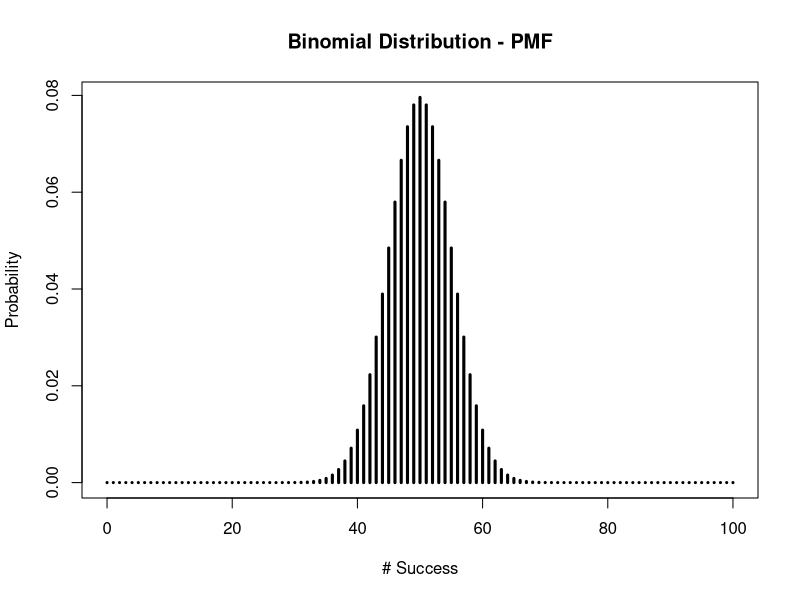
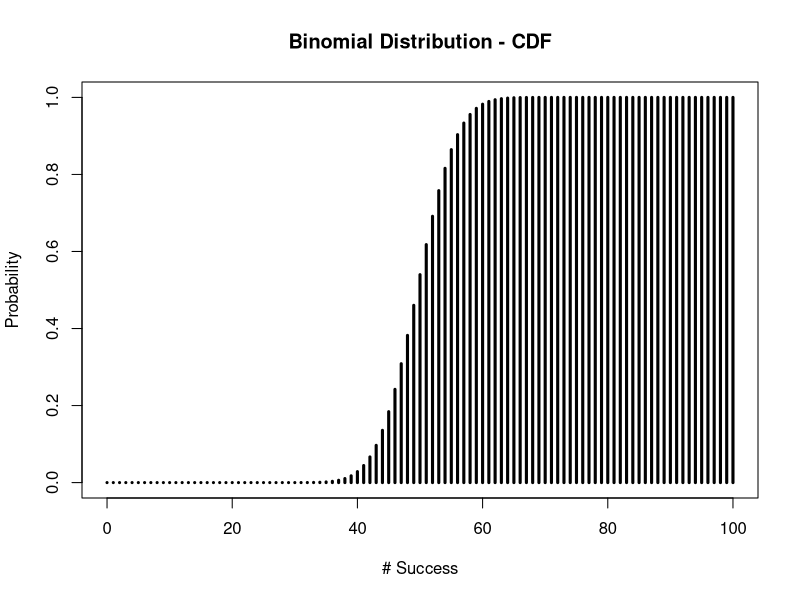
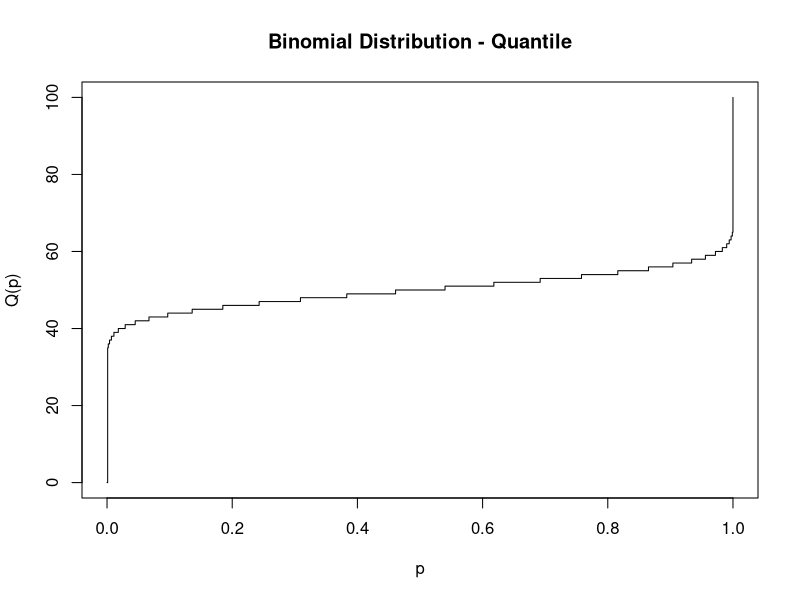

Reproduce these figures in R, in order.
## ---- chunk 1
knitr::opts_chunk$set(echo = TRUE)
## ---- chunk 2
coin <- c('head', 'tail')
num_flips <- 2
flips <- sample(coin, size = num_flips, replace = TRUE, prob = c(0.6, 0.4))
table(flips)
## ---- chunk 3
options(scipen=999)
## ---- chunk 4
num_of_observations <- 100
results <- rbinom(num_of_observations, 2, 0.5)
table(results) / num_of_observations
## ---- chunk 5
success <- 0:num_of_observations
pmf <- dbinom(x=success, size=num_of_observations, prob=0.5)
plot(success, 
     pmf,
     type='h',
     main='Binomial Distribution - PMF',
     xlab='# Success',
     ylab='Probability',
     lwd=3)
## ---- chunk 6
#pbinom(q=1, size=2, prob=0.5, lower.tail = FALSE)
cdf <- pbinom(q=success, size=num_of_observations, prob=0.5)
plot(success, 
     cdf,
     type='h',
     main='Binomial Distribution - CDF',
     xlab='# Success',
     ylab='Probability',
     lwd=3)

## ---- chunk 7
quantiles <- seq(0, 1, .001)
inverse_cdf <- qbinom(p=quantiles, size=num_of_observations, prob=0.5)
plot(quantiles, 
     inverse_cdf,
     type='s',
     main='Binomial Distribution - Quantile',
     xlab='p',
     ylab='Q(p)',
     lwd=1)
